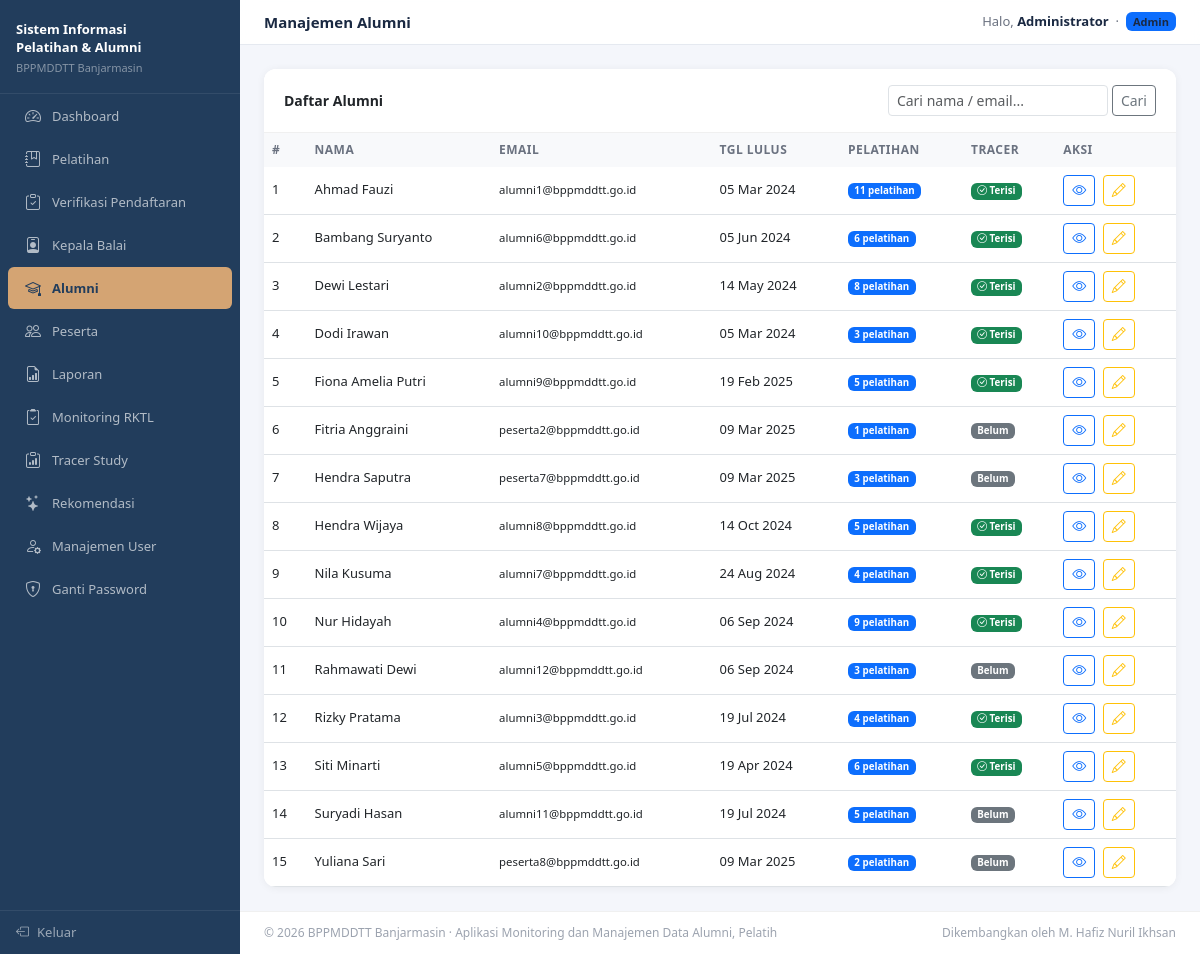
/login/admin/alumni.php (signed in), run on the app's committed database.
### tables this page shows
CREATE TABLE `alumni` (
  `id` int(10) UNSIGNED NOT NULL,
  `user_id` int(10) UNSIGNED NOT NULL,
  `nik` varchar(20) DEFAULT NULL,
  `tempat_lahir` varchar(100) DEFAULT NULL,
  `tanggal_lahir` date DEFAULT NULL,
  `jenis_kelamin` enum('L','P') DEFAULT NULL,
  `alamat` text DEFAULT NULL,
  `telepon` varchar(20) DEFAULT NULL,
  `tanggal_lulus` date DEFAULT NULL,
  `foto` varchar(255) DEFAULT NULL,
  `created_at` timestamp NOT NULL DEFAULT current_timestamp(),
  `updated_at` timestamp NOT NULL DEFAULT current_timestamp() ON UPDATE current_timestamp()
);

CREATE TABLE `users` (
  `id` int(10) UNSIGNED NOT NULL,
  `name` varchar(100) NOT NULL,
  `email` varchar(150) NOT NULL,
  `password` varchar(255) NOT NULL,
  `role` enum('admin','instruktur','peserta','alumni','kepala') NOT NULL DEFAULT 'peserta',
  `is_active` tinyint(1) NOT NULL DEFAULT 1,
  `created_at` timestamp NOT NULL DEFAULT current_timestamp(),
  `updated_at` timestamp NOT NULL DEFAULT current_timestamp() ON UPDATE current_timestamp()
);

### login/admin/alumni.php (the view, shortened to what this page needs)
<?php
include 'header.php';
$search = isset($_GET['q']) ? mysqli_real_escape_string($koneksi, $_GET['q']) : '';
$where  = $search ? "WHERE u.name LIKE '%$search%' OR u.email LIKE '%$search%'" : '';
$data = mysqli_query($koneksi, "
    SELECT a.*, u.name, u.email,
        (SELECT COUNT(*) FROM peserta_pelatihan pp WHERE pp.user_id=a.user_id) as jml_pelatihan,
        (SELECT COUNT(*) FROM tracer_study ts WHERE ts.alumni_id=a.id AND ts.status_pengisian='sudah_diisi') as jml_tracer
    FROM alumni a
    JOIN users u ON a.user_id = u.id
    $where
    ORDER BY u.name ASC
");
?>
<div class="card">
  <div class="card-header d-flex justify-content-between align-items-center flex-wrap gap-2">
    <span>Daftar Alumni</span>
    <form class="d-flex" method="GET">
      <input type="search" name="q" class="form-control form-control-sm" placeholder="Cari nama / email..." value="<?= htmlspecialchars($search) ?>">
      <button class="btn btn-sm btn-outline-secondary ms-1">Cari</button>
    </form>
  </div>
  <div class="table-responsive">
    <table class="table table-hover mb-0">
      <thead>
        <tr><th>#</th><th>Nama</th><th>Email</th><th>Tgl Lulus</th><th>Pelatihan</th><th>Tracer</th><th>Aksi</th></tr>
      </thead>
      <tbody>
      <?php $no = 1; while ($row = mysqli_fetch_assoc($data)): ?>
        <tr>
          <td><?= $no++ ?></td>
          <td><?= htmlspecialchars($row['name']) ?></td>
          <td><small><?= htmlspecialchars($row['email']) ?></small></td>
          <td><?= $row['tanggal_lulus'] ? date('d M Y', strtotime($row['tanggal_lulus'])) : '-' ?></td>
          <td><span class="badge bg-primary"><?= $row['jml_pelatihan'] ?> pelatihan</span></td>
          <td>
            <?php if ($row['jml_tracer'] > 0): ?>
              <span class="badge bg-success"><i class="bi bi-check-circle"></i> Terisi</span>
            <?php else: ?>
              <span class="badge bg-secondary">Belum</span>
            <?php endif; ?>
          </td>
          <td>
            <a href="alumni_detail.php?id=<?= $row['id'] ?>" class="btn btn-sm btn-outline-primary me-1"><i class="bi bi-eye"></i></a>
            <a href="alumni_edit.php?id=<?= $row['id'] ?>" class="btn btn-sm btn-outline-warning"><i class="bi bi-pencil"></i></a>
          </td>
        </tr>
      <?php endwhile; ?>
      </tbody>
    </table>
  </div>
</div>
<?php include 'footer.php'; ?>

### login/assets/css/global.css (style rules this page uses)
.table-responsive { border-radius: 0 0 12px 12px; }
.table td, .table th { white-space: nowrap; }
body { background: transparent; }
.card { background: rgba(255, 255, 255, 0.95) !important; backdrop-filter: blur(4px); }

### login/admin/header.php (style rules this page uses)
:root { --sidebar-w: 240px; --sidebar-bg: #223D5C; --sidebar-hover: #2D4F7A; --accent: #D4A473; --primary: #223D5C; --primary-dark: #1A2D48; --gold: #D4A473; --teal: #4F9DB5; }
body { background: #f4f6fb; font-size: 14px; }
.card { border: none; border-radius: 12px; box-shadow: 0 1px 8px rgba(0,0,0,.06); }
.card-header { background: #fff; border-bottom: 1px solid #f0f0f0; font-weight: 600; font-size: 14px; border-radius: 12px 12px 0 0 !important; padding: 16px 20px; }
.table thead th { background: #f8f9fb; font-size: 12px; font-weight: 600; text-transform: uppercase; letter-spacing: .04em; color: #6b7280; border-bottom: none; }
.table td { vertical-align: middle; font-size: 13px; }

### data on the page
alumni: user.name "Ahmad Fauzi", user.email "alumni1@bppmddtt.go.id", tanggal_lulus "05 Mar 2024", jml_pelatihan "11", shows "Terisi"
alumni: user.name "Bambang Suryanto", user.email "alumni6@bppmddtt.go.id", tanggal_lulus "05 Jun 2024", jml_pelatihan "6", shows "Terisi"
alumni: user.name "Dewi Lestari", user.email "alumni2@bppmddtt.go.id", tanggal_lulus "14 May 2024", jml_pelatihan "8", shows "Terisi"
alumni: user.name "Dodi Irawan", user.email "alumni10@bppmddtt.go.id", tanggal_lulus "05 Mar 2024", jml_pelatihan "3", shows "Terisi"
alumni: user.name "Fiona Amelia Putri", user.email "alumni9@bppmddtt.go.id", tanggal_lulus "19 Feb 2025", jml_pelatihan "5", shows "Terisi"
alumni: user.name "Fitria Anggraini", user.email "peserta2@bppmddtt.go.id", tanggal_lulus "09 Mar 2025", jml_pelatihan "1", shows "Belum"
alumni: user.name "Hendra Saputra", user.email "peserta7@bppmddtt.go.id", tanggal_lulus "09 Mar 2025", jml_pelatihan "3", shows "Belum"
alumni: user.name "Hendra Wijaya", user.email "alumni8@bppmddtt.go.id", tanggal_lulus "14 Oct 2024", jml_pelatihan "5", shows "Terisi"
alumni: user.name "Nila Kusuma", user.email "alumni7@bppmddtt.go.id", tanggal_lulus "24 Aug 2024", jml_pelatihan "4", shows "Terisi"
alumni: user.name "Nur Hidayah", user.email "alumni4@bppmddtt.go.id", tanggal_lulus "06 Sep 2024", jml_pelatihan "9", shows "Terisi"
alumni: user.name "Rahmawati Dewi", user.email "alumni12@bppmddtt.go.id", tanggal_lulus "06 Sep 2024", jml_pelatihan "3", shows "Belum"
alumni: user.name "Rizky Pratama", user.email "alumni3@bppmddtt.go.id", tanggal_lulus "19 Jul 2024", jml_pelatihan "4", shows "Terisi"
alumni: user.name "Siti Minarti", user.email "alumni5@bppmddtt.go.id", tanggal_lulus "19 Apr 2024", jml_pelatihan "6", shows "Terisi"
alumni: user.name "Suryadi Hasan", user.email "alumni11@bppmddtt.go.id", tanggal_lulus "19 Jul 2024", jml_pelatihan "5", shows "Belum"
alumni: user.name "Yuliana Sari", user.email "peserta8@bppmddtt.go.id", tanggal_lulus "09 Mar 2025", jml_pelatihan "2", shows "Belum"

### other printed values
$page_title "Manajemen Alumni"
$_SESSION['nama'] "Administrator"
